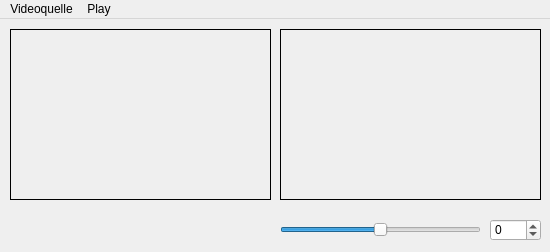
<?xml version="1.0" encoding="UTF-8"?>
<ui version="4.0">
 <class>VideoPlayer</class>
 <widget class="QMainWindow" name="VideoPlayer">
  <property name="geometry">
   <rect>
    <x>0</x>
    <y>0</y>
    <width>550</width>
    <height>252</height>
   </rect>
  </property>
  <property name="windowTitle">
   <string>VideoPlayer</string>
  </property>
  <widget class="QWidget" name="centralWidget">
   <widget class="VideoWidget" name="inputFrame">
    <property name="geometry">
     <rect>
      <x>10</x>
      <y>10</y>
      <width>261</width>
      <height>171</height>
     </rect>
    </property>
    <property name="frameShape">
     <enum>QFrame::Box</enum>
    </property>
    <property name="text">
     <string/>
    </property>
    <property name="scaledContents">
     <bool>false</bool>
    </property>
    <property name="alignment">
     <set>Qt::AlignCenter</set>
    </property>
   </widget>
   <widget class="QSlider" name="brightnessSlider">
    <property name="geometry">
     <rect>
      <x>280</x>
      <y>200</y>
      <width>201</width>
      <height>21</height>
     </rect>
    </property>
    <property name="minimum">
     <number>-100</number>
    </property>
    <property name="maximum">
     <number>100</number>
    </property>
    <property name="orientation">
     <enum>Qt::Horizontal</enum>
    </property>
   </widget>
   <widget class="VideoWidget" name="processedFrame">
    <property name="geometry">
     <rect>
      <x>280</x>
      <y>10</y>
      <width>261</width>
      <height>171</height>
     </rect>
    </property>
    <property name="frameShape">
     <enum>QFrame::Box</enum>
    </property>
    <property name="text">
     <string/>
    </property>
    <property name="alignment">
     <set>Qt::AlignCenter</set>
    </property>
   </widget>
   <widget class="QSpinBox" name="spinBox">
    <property name="geometry">
     <rect>
      <x>490</x>
      <y>200</y>
      <width>51</width>
      <height>22</height>
     </rect>
    </property>
    <property name="minimum">
     <number>-100</number>
    </property>
    <property name="maximum">
     <number>100</number>
    </property>
   </widget>
  </widget>
  <widget class="QMenuBar" name="menuBar">
   <property name="geometry">
    <rect>
     <x>0</x>
     <y>0</y>
     <width>550</width>
     <height>21</height>
    </rect>
   </property>
   <widget class="QMenu" name="menuVideoquelle">
    <property name="title">
     <string>Videoquelle</string>
    </property>
    <addaction name="actionDatei"/>
    <addaction name="actionKamera"/>
   </widget>
   <widget class="QMenu" name="menuPlay">
    <property name="title">
     <string>Play</string>
    </property>
    <addaction name="actionPlay"/>
   </widget>
   <addaction name="menuVideoquelle"/>
   <addaction name="menuPlay"/>
  </widget>
  <action name="actionDatei">
   <property name="text">
    <string>Datei ...</string>
   </property>
  </action>
  <action name="actionKamera">
   <property name="text">
    <string>Kamera</string>
   </property>
  </action>
  <action name="actionPlay">
   <property name="text">
    <string>Play</string>
   </property>
  </action>
 </widget>
 <layoutdefault spacing="6" margin="11"/>
 <customwidgets>
  <customwidget>
   <class>VideoWidget</class>
   <extends>QLabel</extends>
   <header>videowidget.h</header>
  </customwidget>
 </customwidgets>
 <resources/>
 <connections>
  <connection>
   <sender>brightnessSlider</sender>
   <signal>valueChanged(int)</signal>
   <receiver>spinBox</receiver>
   <slot>setValue(int)</slot>
   <hints>
    <hint type="sourcelabel">
     <x>387</x>
     <y>245</y>
    </hint>
    <hint type="destinationlabel">
     <x>552</x>
     <y>244</y>
    </hint>
   </hints>
  </connection>
  <connection>
   <sender>spinBox</sender>
   <signal>valueChanged(int)</signal>
   <receiver>brightnessSlider</receiver>
   <slot>setValue(int)</slot>
   <hints>
    <hint type="sourcelabel">
     <x>539</x>
     <y>232</y>
    </hint>
    <hint type="destinationlabel">
     <x>401</x>
     <y>246</y>
    </hint>
   </hints>
  </connection>
 </connections>
</ui>
